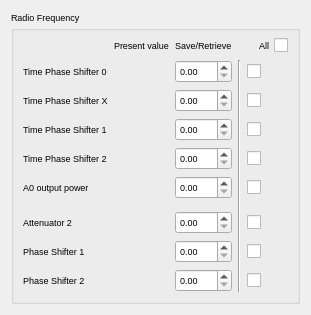
<?xml version="1.0" encoding="UTF-8"?>
<ui version="4.0">
 <class>radioFrequencySnapshot</class>
 <widget class="TaurusWidget" name="radioFrequencySnapshot">
  <property name="geometry">
   <rect>
    <x>0</x>
    <y>0</y>
    <width>311</width>
    <height>277</height>
   </rect>
  </property>
  <property name="font">
   <font>
    <pointsize>7</pointsize>
   </font>
  </property>
  <property name="windowTitle">
   <string>Form</string>
  </property>
  <layout class="QGridLayout" name="gridLayout_2">
   <item row="0" column="0">
    <widget class="TaurusGroupBox" name="radioFrequencyGroup">
     <property name="title">
      <string>Radio Frequency</string>
     </property>
     <layout class="QGridLayout" name="gridLayout">
      <item row="0" column="1">
       <widget class="QLabel" name="PresentWriteTitle">
        <property name="text">
         <string>Present value</string>
        </property>
       </widget>
      </item>
      <item row="0" column="2">
       <widget class="QLabel" name="SaveRetrieveTitle">
        <property name="text">
         <string>Save/Retrieve</string>
        </property>
       </widget>
      </item>
      <item row="0" column="4">
       <widget class="QCheckBox" name="ToApplyTitle">
        <property name="layoutDirection">
         <enum>Qt::RightToLeft</enum>
        </property>
        <property name="text">
         <string>All</string>
        </property>
       </widget>
      </item>
      <item row="1" column="0">
       <widget class="QLabel" name="TPS0PhaseLabel">
        <property name="layoutDirection">
         <enum>Qt::LeftToRight</enum>
        </property>
        <property name="text">
         <string>Time Phase Shifter 0</string>
        </property>
       </widget>
      </item>
      <item row="4" column="2">
       <widget class="QDoubleSpinBox" name="TPS2PhaseWrite"/>
      </item>
      <item row="8" column="1">
       <widget class="TaurusLabel" name="PHS1Read"/>
      </item>
      <item row="9" column="1">
       <widget class="TaurusLabel" name="PHS2Read"/>
      </item>
      <item row="5" column="2">
       <widget class="QDoubleSpinBox" name="A0OPWrite"/>
      </item>
      <item row="10" column="1">
       <spacer name="verticalSpacer">
        <property name="orientation">
         <enum>Qt::Vertical</enum>
        </property>
        <property name="sizeHint" stdset="0">
         <size>
          <width>20</width>
          <height>40</height>
         </size>
        </property>
       </spacer>
      </item>
      <item row="9" column="2">
       <widget class="QDoubleSpinBox" name="PHS2Write"/>
      </item>
      <item row="1" column="2">
       <widget class="QDoubleSpinBox" name="TPS0PhaseWrite"/>
      </item>
      <item row="3" column="2">
       <widget class="QDoubleSpinBox" name="TPS1PhaseWrite"/>
      </item>
      <item row="8" column="2">
       <widget class="QDoubleSpinBox" name="PHS1Write"/>
      </item>
      <item row="7" column="1">
       <widget class="TaurusLabel" name="ATT2Read"/>
      </item>
      <item row="7" column="2">
       <widget class="QDoubleSpinBox" name="ATT2Write"/>
      </item>
      <item row="5" column="1">
       <widget class="TaurusLabel" name="A0OPRead"/>
      </item>
      <item row="4" column="1">
       <widget class="TaurusLabel" name="TPS2PhaseRead"/>
      </item>
      <item row="2" column="1">
       <widget class="TaurusLabel" name="TPSXPhaseRead"/>
      </item>
      <item row="3" column="1">
       <widget class="TaurusLabel" name="TPS1PhaseRead"/>
      </item>
      <item row="1" column="4">
       <widget class="QCheckBox" name="TPS0PhaseCheck">
        <property name="text">
         <string/>
        </property>
       </widget>
      </item>
      <item row="8" column="4">
       <widget class="QCheckBox" name="PHS1Check">
        <property name="text">
         <string/>
        </property>
       </widget>
      </item>
      <item row="3" column="4">
       <widget class="QCheckBox" name="TPS1PhaseCheck">
        <property name="text">
         <string/>
        </property>
       </widget>
      </item>
      <item row="1" column="1">
       <widget class="TaurusLabel" name="TPS0PhaseRead"/>
      </item>
      <item row="2" column="2">
       <widget class="QDoubleSpinBox" name="TPSXPhaseWrite"/>
      </item>
      <item row="4" column="4">
       <widget class="QCheckBox" name="TPS2PhaseCheck">
        <property name="text">
         <string/>
        </property>
       </widget>
      </item>
      <item row="2" column="4">
       <widget class="QCheckBox" name="TPSXPhaseCheck">
        <property name="text">
         <string/>
        </property>
       </widget>
      </item>
      <item row="5" column="4">
       <widget class="QCheckBox" name="A0OPCheck">
        <property name="text">
         <string/>
        </property>
       </widget>
      </item>
      <item row="2" column="0">
       <widget class="QLabel" name="TPSXPhaseLabel">
        <property name="layoutDirection">
         <enum>Qt::LeftToRight</enum>
        </property>
        <property name="text">
         <string>Time Phase Shifter X</string>
        </property>
       </widget>
      </item>
      <item row="3" column="0">
       <widget class="QLabel" name="TPS1PhaseLabel">
        <property name="layoutDirection">
         <enum>Qt::LeftToRight</enum>
        </property>
        <property name="text">
         <string>Time Phase Shifter 1</string>
        </property>
       </widget>
      </item>
      <item row="4" column="0">
       <widget class="QLabel" name="TPS2PhaseLabel">
        <property name="layoutDirection">
         <enum>Qt::LeftToRight</enum>
        </property>
        <property name="text">
         <string>Time Phase Shifter 2</string>
        </property>
       </widget>
      </item>
      <item row="5" column="0">
       <widget class="QLabel" name="A0OPLabel">
        <property name="layoutDirection">
         <enum>Qt::LeftToRight</enum>
        </property>
        <property name="text">
         <string>A0 output power</string>
        </property>
       </widget>
      </item>
      <item row="8" column="0">
       <widget class="QLabel" name="PHS1Label">
        <property name="layoutDirection">
         <enum>Qt::LeftToRight</enum>
        </property>
        <property name="text">
         <string>Phase Shifter 1</string>
        </property>
       </widget>
      </item>
      <item row="7" column="4">
       <widget class="QCheckBox" name="ATT2Check">
        <property name="text">
         <string/>
        </property>
       </widget>
      </item>
      <item row="7" column="0">
       <widget class="QLabel" name="ATT2Label">
        <property name="layoutDirection">
         <enum>Qt::LeftToRight</enum>
        </property>
        <property name="text">
         <string>Attenuator 2</string>
        </property>
       </widget>
      </item>
      <item row="9" column="0">
       <widget class="QLabel" name="PHS2Label">
        <property name="layoutDirection">
         <enum>Qt::LeftToRight</enum>
        </property>
        <property name="text">
         <string>Phase Shifter 2</string>
        </property>
       </widget>
      </item>
      <item row="9" column="4">
       <widget class="QCheckBox" name="PHS2Check">
        <property name="text">
         <string/>
        </property>
       </widget>
      </item>
      <item row="1" column="3" rowspan="9">
       <widget class="Line" name="line">
        <property name="orientation">
         <enum>Qt::Vertical</enum>
        </property>
       </widget>
      </item>
     </layout>
    </widget>
   </item>
  </layout>
 </widget>
 <customwidgets>
  <customwidget>
   <class>TaurusWidget</class>
   <extends>QWidget</extends>
   <header>taurus.qt.qtgui.container</header>
   <container>1</container>
  </customwidget>
  <customwidget>
   <class>TaurusLabel</class>
   <extends>QLabel</extends>
   <header>taurus.qt.qtgui.display</header>
  </customwidget>
  <customwidget>
   <class>TaurusGroupBox</class>
   <extends>QGroupBox</extends>
   <header>taurus.qt.qtgui.container</header>
   <container>1</container>
  </customwidget>
 </customwidgets>
 <resources/>
 <connections/>
</ui>
